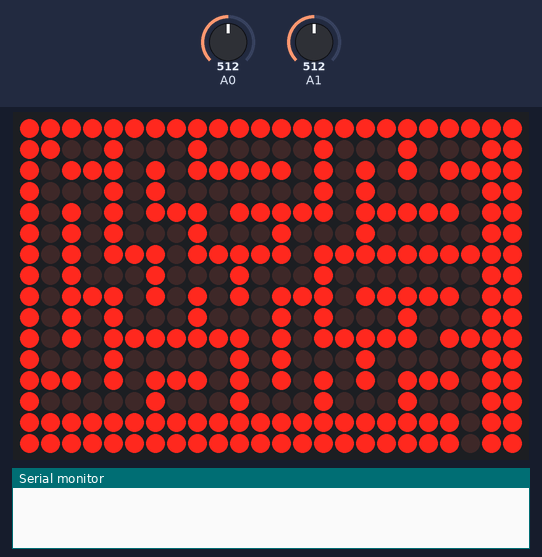
The sketch below on a simulated Arduino Uno, built with avr-gcc and run on an emulated ATmega328P. Parts: 24×16 LED matrix, the last lines printed to the serial monitor. Inputs (shaded band) come from the test bench; at power-on: A1 = 512, A0 = 512.

Above: at 1.2 s.
1.3 s: A1 set to 267
2.8 s: A1 set to 234
At 2.92 s:
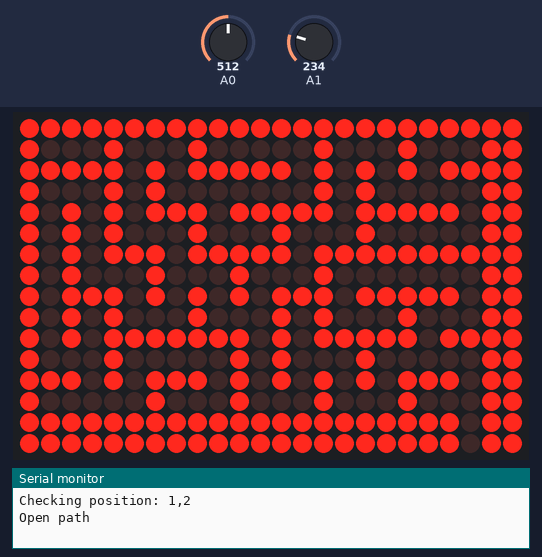
At 4.4 s:
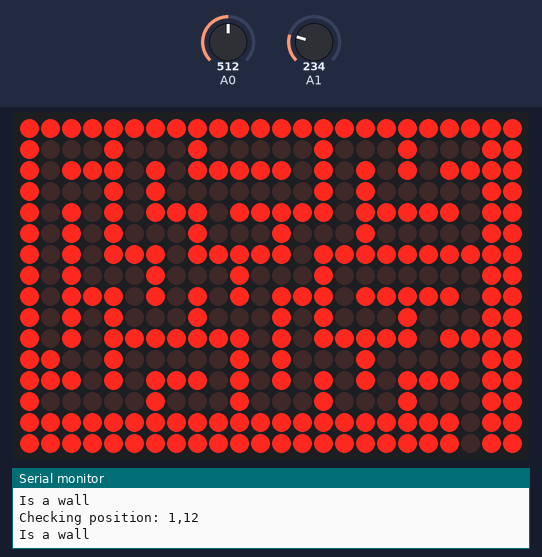
4.6 s: A0 set to 740
6.1 s: A0 set to 761
At 7.1 s:
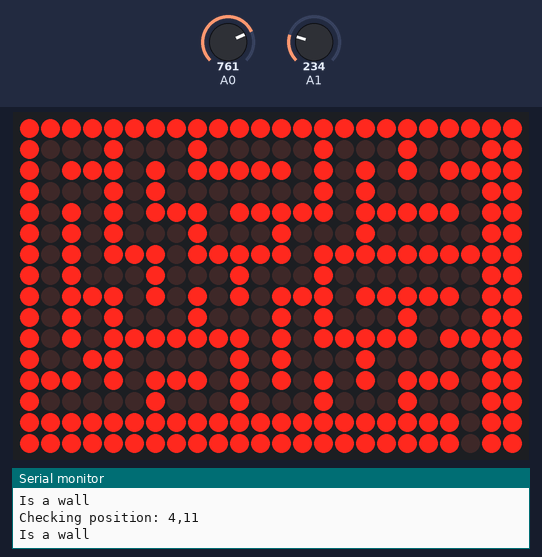
7.7 s: A0 set to 664
9.2 s: A0 set to 641
At 10.1 s:
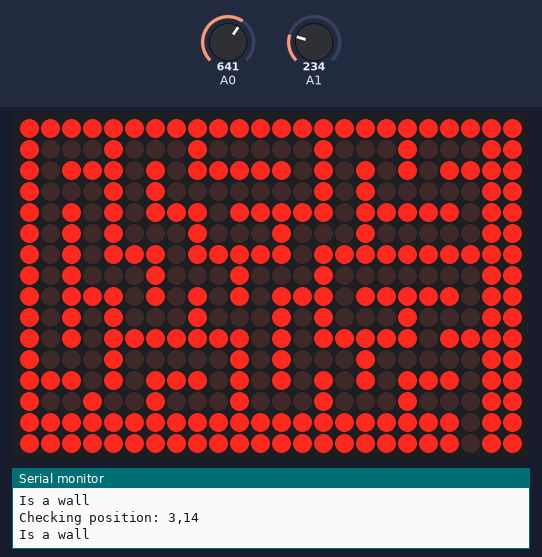
Timing chart, 0 to 11.8 s (numbered marks = the images above; inputs shaded):
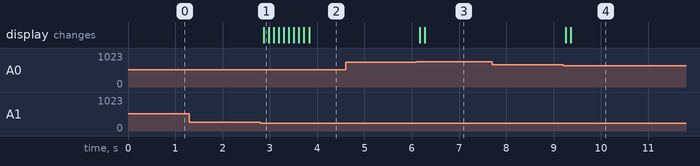

Measured:
- the behaviour switches between 250 and 249 on A1 (found by bisection; images 0 and 1)
- the behaviour switches between 750 and 751 on A0 (found by bisection; images 2 and 3)
- the behaviour switches between 650 and 649 on A0 (found by bisection; images 3 and 4)
- after the input at 1.3 s, every drawn part: stays the same
- after the input at 2.8 s, the display: changes after 0.07 s (image 1)
- after the input at 4.6 s, every drawn part: stays the same
- after the input at 6.1 s, the display: first changes after 0.07 s (image 3 shows a later state)
- after the input at 7.7 s, every drawn part: stays the same
- after the input at 9.2 s, the display: first changes after 0.05 s (image 4 shows a later state)

The sketch:

ArduinoMaze.ino
```cpp
#include "Adafruit_HT1632.h"
#define HT_DATA 3
#define HT_WR   4
#define HT_CS   5
#define maze_length 24
#define maze_width 16

//joystick values
int X = 0;  // variable to store the value read
int Y = 0;  // variable to store the value read
//Startign values for player
int x = 1;
int y = 1;

Adafruit_HT1632LEDMatrix matrix = Adafruit_HT1632LEDMatrix(HT_DATA, HT_WR, HT_CS);

int maze[maze_width][maze_length] = {
{1, 1, 1, 1, 1, 1, 1, 1, 1, 1, 1, 1, 1, 1, 1, 1, 1, 1, 1, 1, 1, 1, 1 ,1},
{1, 0, 0, 0, 1, 0, 0, 0, 1, 0, 0, 0, 0, 0, 1, 0, 0, 0, 1, 0, 0, 0, 1 ,1},
{1, 0, 1, 1, 1, 0, 1, 0, 1, 1, 1, 1, 1, 0, 1, 0, 1, 0, 1, 0, 1, 1, 1 ,1},
{1, 0, 0, 0, 1, 0, 1, 0, 0, 0, 0, 0, 0, 0, 1, 0, 1, 0, 0, 0, 0, 0, 1 ,1},
{1, 0, 1, 0, 1, 0, 1, 1, 1, 0, 1, 1, 1, 1, 1, 0, 1, 1, 1, 1, 1, 0, 1 ,1},
{1, 0, 1, 0, 1, 0, 0, 0, 1, 0, 0, 0, 1, 0, 0, 0, 1, 0, 0, 0, 0, 0, 1 ,1},
{1, 0, 1, 0, 1, 1, 1, 0, 1, 1, 1, 1, 1, 0, 1, 1, 1, 1, 1, 1, 1, 1, 1 ,1},
{1, 0, 1, 0, 0, 0, 1, 0, 0, 0, 1, 0, 0, 0, 1, 0, 0, 0, 0, 0, 0, 0, 1 ,1},
{1, 0, 1, 1, 1, 0, 1, 0, 1, 0, 1, 0, 1, 1, 1, 0, 1, 1, 1, 1, 1, 0, 1 ,1},
{1, 0, 1, 0, 1, 0, 0, 0, 1, 0, 0, 0, 1, 0, 1, 0, 0, 0, 1, 0, 0, 0, 1 ,1},
{1, 0, 1, 0, 1, 1, 1, 1, 1, 1, 1, 0, 1, 0, 1, 1, 1, 1, 1, 0, 1, 1, 1 ,1},
{1, 0, 0, 0, 1, 0, 0, 0, 0, 0, 1, 0, 1, 0, 0, 0, 1, 0, 0, 0, 0, 0, 1 ,1},
{1, 1, 1, 0, 1, 0, 1, 1, 1, 0, 1, 0, 1, 0, 1, 0, 1, 0, 1, 1, 1, 0, 1 ,1},
{1, 0, 0, 0, 0, 0, 1, 0, 0, 0, 1, 0, 0, 0, 1, 0, 0, 0, 1, 0, 0, 0, 1 ,1},
{1, 1, 1, 1, 1, 1, 1, 1, 1, 1, 1, 1, 1, 1, 1, 1, 1, 1, 1, 1, 1, 0, 1 ,1},
{1, 1, 1, 1, 1, 1, 1, 1, 1, 1, 1, 1, 1, 1, 1, 1, 1, 1, 1, 1, 1, 0, 1 ,1},
};

//start_row, start_col = 1,1
//end_row, end_col = .

void setup() {
  // put your setup code here, to run once:
  matrix.begin(ADA_HT1632_COMMON_16NMOS);
  Serial.begin(9600);
}

void displaymaze() {
  for (int y = 0; y < maze_width; y++)  {
    for (int x = 0; x < maze_length; x++) {
        if (maze[y][x] == 1) {
          matrix.setPixel(x, y);
      }
    }
  }
}

void loop() {
  // put your main code here, to run repeatedly
  matrix.writeScreen();
  displaymaze();
  moveDot();
  delay(100);
  if(x == 21 and y == 15) {
    matrix.clearScreen();
    matrix.setCursor(1, 1);
    matrix.setRotation(0);
    matrix.print("You Win!");
    matrix.writeScreen();
    delay(5000);
    x = 1;
    y = 1;
    matrix.clearScreen();
  }
}


bool checkvalid(int x, int y) {
  Serial.print("Checking position: ");
  Serial.print(x);
  Serial.print(",");
  Serial.println(y);

  if(maze[y][x] == 1) {
    Serial.println("Is a wall");
    return false;
  }
  Serial.println("Open path");
  return true;
}

void moveDot() {

  int r = 0; //for while loop
  //while (r < 1) {
    X = analogRead(A0);  // read the A0 input pin
    Y = analogRead(A1);  // read the A1 input pin
    //Read input from joystick and check if position ahead is a wall
    //Move only if it isn't a wall
    //Right
    if (X > 750 && abs(Y) < 650 && checkvalid(x+1,y) ) {
      //x--;
      x++;
    }
    //Left
    else if (X < 250 && abs(Y) < 650 && checkvalid(x-1,y) ) {
      //x++;
      x--;
    }
    //Up
    else if (Y > 750 && abs(X) < 650 && checkvalid(x,y-1) ) {
      //y++;
      y--;
    }
    //Down
    else if (Y < 250 && abs(X) < 650 && checkvalid(x,y+1) ) {
      //y--;
      y++;
    }
    //Out of bound check
    if (x <= 0) {
      x = 0;
    }
    if (y <= 0) {
      y = 0;
    }
    if (x >= 24) {
      x = 23;
    }
    if (y >= 16) {
      y = 15;
    }
    matrix.setPixel(x, y);

    matrix.writeScreen();
    matrix.clrPixel(x, y);

  //}
}
```
